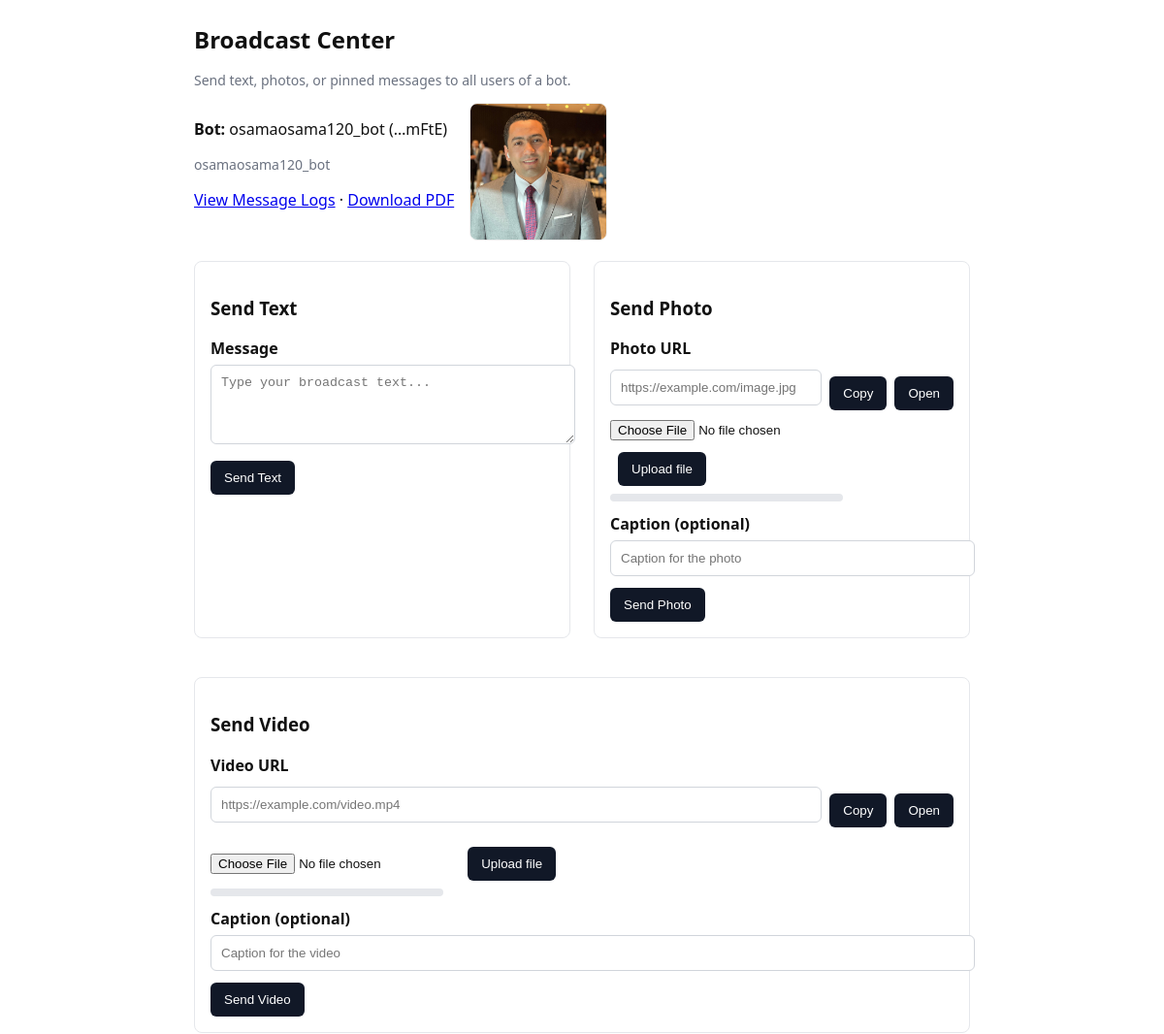
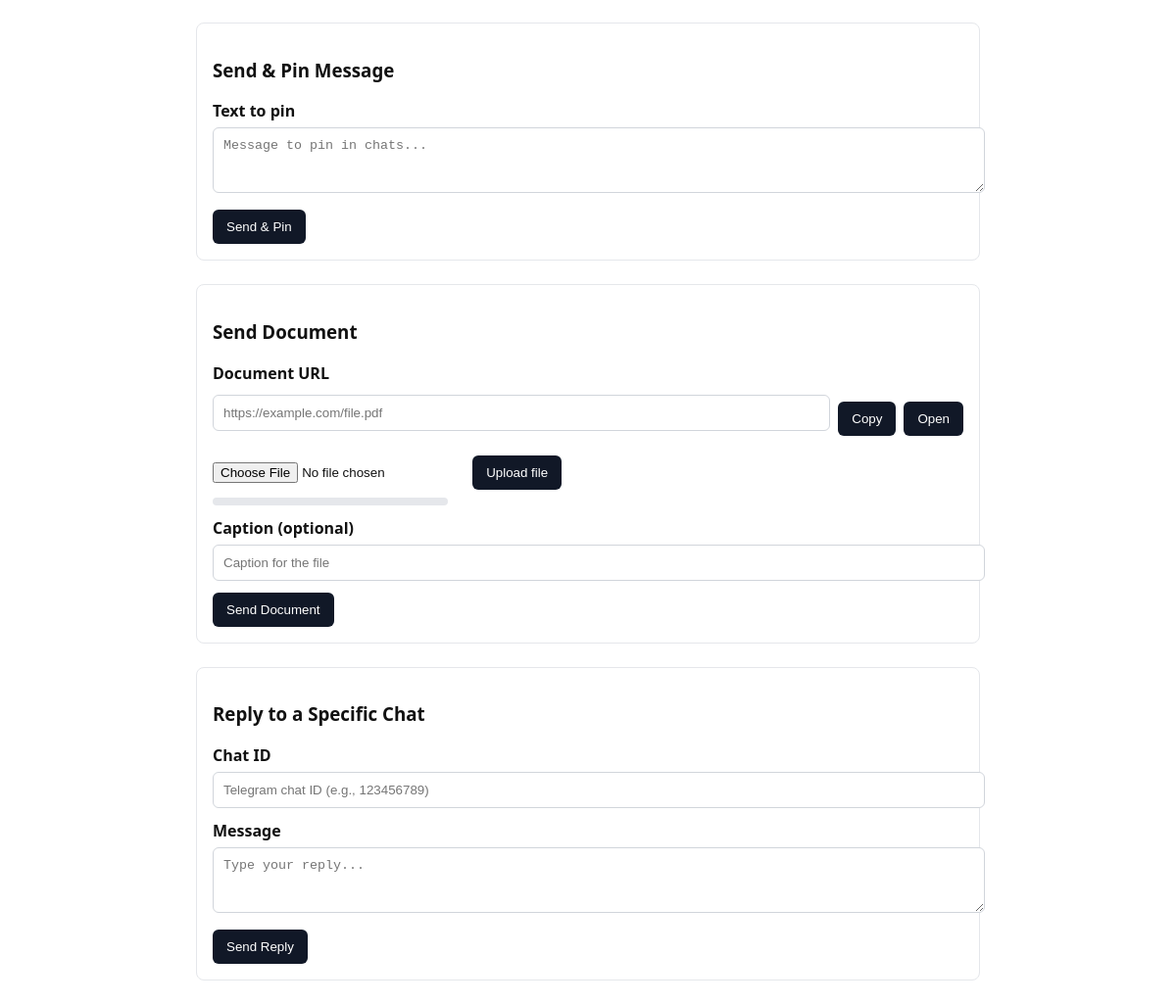
Screenshot of /hub/landing/11/ (signed in) with the database file from the repository (2 pictures, top to bottom).
### hub/models.py (models this page shows, shortened)
class Bot(models.Model):
    name = models.CharField(max_length=150)
    token = models.CharField(max_length=200, unique=True)
    is_active = models.BooleanField(default=False)
    created_at = models.DateTimeField(auto_now_add=True)
    admin_chat_id = models.BigIntegerField(blank=True, null=True)
    description = models.TextField(blank=True, null=True)
    image_url = models.URLField(blank=True, null=True)
    bot_link = models.URLField(blank=True, null=True, help_text="Direct link to the Telegram bot (e.g., https://t.me/your_bot)")

### hub/views.py (the view)
# urls.py: path('landing/<int:bot_id>/', broadcast_landing_bot, name='hub_landing_bot'),
@login_required()
def broadcast_landing_bot(request: HttpRequest, bot_id: int) -> HttpResponse:
    try:
        bot = Bot.objects.get(id=bot_id)
    except Bot.DoesNotExist:
        return HttpResponse(status=404)
    user = request.user
    allowed = False
    if user.is_superuser:
        allowed = True
    else:
        candidate_profile = getattr(user, 'candidate_profile', None)
        if candidate_profile and candidate_profile.candidate and candidate_profile.candidate.bot_id:
            allowed = (candidate_profile.candidate.bot_id == bot_id)
        elif bot_id == 2:
            allowed = True
    if not allowed:
        return HttpResponse("Forbidden", status=403)
    return render(request, 'hub/landing.html', {'bot': bot})

### hub/templates/hub/landing.html (shortened to what this page needs)
<!DOCTYPE html>
<html lang="en">
<head>
  </head>
  <body>
    <div class="container">
        <h1>Broadcast Center</h1>
        <p class="muted">Send text, photos, or pinned messages to all users of a bot.</p>
        {% if bot %}
            <div style="display:flex; gap:16px; align-items:flex-start;">
                <div>
                    <p><strong>Bot:</strong> <span id="bot_name_display">{{ bot.name }}</span> (…{{ bot.token|slice:'-4:' }})</p>
                    {% if bot.description %}
                      <p id="bot_desc_display" class="muted">{{ bot.description }}</p>
                    {% else %}
                      <p id="bot_desc_display" class="muted"></p>
                    {% endif %}
                    <p><a href="{% if bot.token %}/hub/logs/token/{{ bot.token }}/{% else %}/hub/logs/{{ bot.id }}/{% endif %}" target="_blank">View Message Logs</a> · <a href="{% if bot.token %}/hub/logs/token/{{ bot.token }}/pdf/{% else %}/hub/logs/{{ bot.id }}/pdf/{% endif %}" target="_blank">Download PDF</a></p>
                </div>
                <div>
                    {% if bot.image_url %}
                      <img id="bot_image_display" src="{{ bot.image_url }}" alt="Bot image" style="max-width:140px; border-radius:8px; border:1px solid #eee;" />
                    {% else %}
                      <img id="bot_image_display" alt="Bot image" style="display:none; max-width:140px; border-radius:8px; border:1px solid #eee;" />
                    {% endif %}
                </div>
            </div>
        {% endif %}
        <div class="grid" style="margin-top: 16px;">
            <form onsubmit="sendText(event)">
                <h3>Send Text</h3>
                <label for="text">Message</label>
                <textarea id="text" rows="4" placeholder="Type your broadcast text..."></textarea>
                <button id="send_text_btn" type="submit">Send Text</button>
            </form>
            <form onsubmit="sendPhoto(event)">
                <h3>Send Photo</h3>
                <label for="photo">Photo URL</label>
                <div style="display:flex; gap:8px; align-items:center;">
                    <input id="photo" type="text" placeholder="https://example.com/image.jpg" />
                    <button type="button" onclick="copyToClipboard('photo')">Copy</button>
                    <button type="button" onclick="openInNewTab('photo')">Open</button>
                </div>
                <div style="margin-top:8px;">
                    <input id="file" type="file" accept="image/*" />
                    <button type="button" onclick="uploadPhotoFile()" style="margin-left:8px;">Upload file</button>
                    <div id="photo_progress" class="progress" style="max-width: 240px;"></div>
                </div>
                <label for="caption">Caption (optional)</label>
                <input id="caption" type="text" placeholder="Caption for the photo" />
                <button id="send_photo_btn" type="submit">Send Photo</button>
            </form>
        </div>
        <form onsubmit="sendVideo(event)" style="margin-top: 16px;">
            <h3>Send Video</h3>
            <label for="video_url">Video URL</label>
            <div style="display:flex; gap:8px; align-items:center;">
                <input id="video_url" type="text" placeholder="https://example.com/video.mp4" />
                <button type="button" onclick="copyToClipboard('video_url')">Copy</button>
                <button type="button" onclick="openInNewTab('video_url')">Open</button>
            </div>
            <div style="margin-top:8px;">
                <input id="video_file" type="file" accept="video/*" />
                <button type="button" onclick="uploadVideoFile()" style="margin-left:8px;">Upload file</button>
                <div id="video_progress" class="progress" style="max-width: 240px;"></div>
            </div>
            <label for="video_caption">Caption (optional)</label>
            <input id="video_caption" type="text" placeholder="Caption for the video" />
            <button id="send_video_btn" type="submit">Send Video</button>
        </form>
        <form onsubmit="sendAndPin(event)" style="margin-top: 16px;">
            <h3>Send & Pin Message</h3>
            <label for="pin_text">Text to pin</label>
            <textarea id="pin_text" rows="3" placeholder="Message to pin in chats..."></textarea>
            <button id="send_pin_btn" type="submit">Send & Pin</button>
        </form>
        <form onsubmit="sendDocument(event)" style="margin-top: 16px;">
            <h3>Send Document</h3>
            <label for="document_url">Document URL</label>
            <div style="display:flex; gap:8px; align-items:center;">
                <input id="document_url" type="text" placeholder="https://example.com/file.pdf" />
                <button type="button" onclick="copyToClipboard('document_url')">Copy</button>
                <button type="button" onclick="openInNewTab('document_url')">Open</button>
            </div>
            <div style="margin-top:8px;">
                <input id="document_file" type="file" />
                <button type="button" onclick="uploadDocumentFile()" style="margin-left:8px;">Upload file</button>
                <div id="document_progress" class="progress" style="max-width: 240px;"></div>
            </div>
            <label for="document_caption">Caption (optional)</label>
            <input id="document_caption" type="text" placeholder="Caption for the file" />
            <button id="send_document_btn" type="submit">Send Document</button>
        </form>
        <form onsubmit="sendToChat(event)" style="margin-top: 16px;">
            <h3>Reply to a Specific Chat</h3>
            <label for="chat_id">Chat ID</label>
            <input id="chat_id" type="text" placeholder="Telegram chat ID (e.g., 123456789)" />
            <label for="chat_text">Message</label>
            <textarea id="chat_text" rows="3" placeholder="Type your reply..."></textarea>
            <button id="send_reply_btn" type="submit">Send Reply</button>
        </form>
    </div>
  </body>
 </html>

### hub/templates/hub/landing.html (style rules this page uses)
body { font-family: system-ui, -apple-system, Segoe UI, Roboto, Arial, sans-serif; margin: 24px; color: #111; }
.container { max-width: 800px; margin: 0 auto; }
h1 { font-size: 24px; margin-bottom: 16px; }
form { border: 1px solid #e5e7eb; padding: 16px; border-radius: 8px; margin-bottom: 24px; }
label { display: block; font-weight: 600; margin-top: 12px; margin-bottom: 6px; }
select, input[type="text"], textarea { width: 100%; padding: 10px; border: 1px solid #d1d5db; border-radius: 6px; }
button { background: #111827; color: white; border: none; padding: 10px 14px; border-radius: 6px; cursor: pointer; margin-top: 12px; }
.grid { display: grid; grid-template-columns: 1fr 1fr; gap: 24px; }
.muted { color: #6b7280; font-size: 14px; }
.progress { height: 8px; background: #e5e7eb; border-radius: 999px; overflow: hidden; margin-top: 8px; }

### rows the page displays
Bot: name "osamaosama120_bot", token "mFtE", description "osamaosama120_bot"
